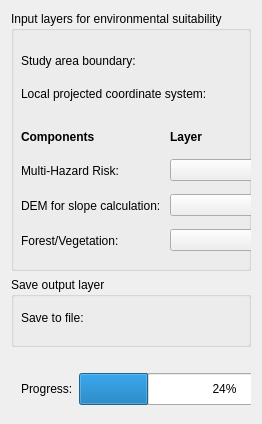
   <widget class="QWidget" name="environmental_suitability">
    <layout class="QVBoxLayout" name="environment_vlayout">
     <item>
      <widget class="QGroupBox" name="groupbox_rasters_2">
       <property name="minimumSize">
        <size>
         <width>0</width>
         <height>260</height>
        </size>
       </property>
       <property name="title">
        <string>Input layers for environmental suitability</string>
       </property>
       <widget class="QWidget" name="layoutWidget_3">
        <property name="geometry">
         <rect>
          <x>10</x>
          <y>30</y>
          <width>541</width>
          <height>71</height>
         </rect>
        </property>
        <layout class="QGridLayout" name="gridLayout_13">
         <item row="0" column="0">
          <widget class="QLabel" name="label_30">
           <property name="text">
            <string>Study area boundary: </string>
           </property>
          </widget>
         </item>
         <item row="0" column="1">
          <widget class="QgsMapLayerComboBox" name="env_map_layer_cmb_bx_boundary">
           <property name="iconSize">
            <size>
             <width>16</width>
             <height>16</height>
            </size>
           </property>
          </widget>
         </item>
         <item row="1" column="0">
          <widget class="QLabel" name="label_env_crs">
           <property name="text">
            <string>Local projected coordinate system:</string>
           </property>
          </widget>
         </item>
         <item row="1" column="1">
          <widget class="QgsProjectionSelectionWidget" name="env_crs_widget" native="true">
           <property name="sizePolicy">
            <sizepolicy hsizetype="Preferred" vsizetype="Fixed">
             <horstretch>0</horstretch>
             <verstretch>0</verstretch>
            </sizepolicy>
           </property>
          </widget>
         </item>
        </layout>
       </widget>
       <widget class="QWidget" name="gridLayoutWidget_3">
        <property name="geometry">
         <rect>
          <x>10</x>
          <y>110</y>
          <width>541</width>
          <height>141</height>
         </rect>
        </property>
        <layout class="QGridLayout" name="gridLayout_2">
         <item row="0" column="2">
          <widget class="QLabel" name="label_32">
           <property name="sizePolicy">
            <sizepolicy hsizetype="Preferred" vsizetype="Fixed">
             <horstretch>0</horstretch>
             <verstretch>0</verstretch>
            </sizepolicy>
           </property>
           <property name="minimumSize">
            <size>
             <width>0</width>
             <height>20</height>
            </size>
           </property>
           <property name="font">
            <font>
             <weight>75</weight>
             <bold>true</bold>
            </font>
           </property>
           <property name="text">
            <string>Layer</string>
           </property>
          </widget>
         </item>
         <item row="2" column="0">
          <widget class="QLabel" name="label_26">
           <property name="text">
            <string>DEM for slope calculation: </string>
           </property>
          </widget>
         </item>
         <item row="0" column="0">
          <widget class="QLabel" name="label_31">
           <property name="sizePolicy">
            <sizepolicy hsizetype="Preferred" vsizetype="Fixed">
             <horstretch>0</horstretch>
             <verstretch>0</verstretch>
            </sizepolicy>
           </property>
           <property name="minimumSize">
            <size>
             <width>0</width>
             <height>20</height>
            </size>
           </property>
           <property name="font">
            <font>
             <weight>75</weight>
             <bold>true</bold>
            </font>
           </property>
           <property name="text">
            <string>Components</string>
           </property>
          </widget>
         </item>
         <item row="1" column="0">
          <widget class="QLabel" name="label_28">
           <property name="text">
            <string>Multi-Hazard Risk: </string>
           </property>
          </widget>
         </item>
         <item row="0" column="3">
          <widget class="QLabel" name="label_29">
           <property name="sizePolicy">
            <sizepolicy hsizetype="Fixed" vsizetype="Fixed">
             <horstretch>0</horstretch>
             <verstretch>0</verstretch>
            </sizepolicy>
           </property>
           <property name="minimumSize">
            <size>
             <width>60</width>
             <height>20</height>
            </size>
           </property>
           <property name="font">
            <font>
             <weight>75</weight>
             <bold>true</bold>
            </font>
           </property>
           <property name="text">
            <string>Weight</string>
           </property>
           <property name="alignment">
            <set>Qt::AlignLeading|Qt::AlignLeft|Qt::AlignVCenter</set>
           </property>
          </widget>
         </item>
         <item row="1" column="3">
          <widget class="QgsDoubleSpinBox" name="env_dbl_spn_bx_hri_weight">
           <property name="sizePolicy">
            <sizepolicy hsizetype="Fixed" vsizetype="Fixed">
             <horstretch>0</horstretch>
             <verstretch>0</verstretch>
            </sizepolicy>
           </property>
           <property name="maximumSize">
            <size>
             <width>60</width>
             <height>16777215</height>
            </size>
           </property>
           <property name="suffix">
            <string> %</string>
           </property>
           <property name="decimals">
            <number>1</number>
           </property>
          </widget>
         </item>
         <item row="2" column="3">
          <widget class="QgsDoubleSpinBox" name="env_dbl_spn_bx_dem_weight">
           <property name="sizePolicy">
            <sizepolicy hsizetype="Fixed" vsizetype="Fixed">
             <horstretch>0</horstretch>
             <verstretch>0</verstretch>
            </sizepolicy>
           </property>
           <property name="maximumSize">
            <size>
             <width>60</width>
             <height>16777215</height>
            </size>
           </property>
           <property name="suffix">
            <string> %</string>
           </property>
           <property name="decimals">
            <number>1</number>
           </property>
          </widget>
         </item>
         <item row="3" column="0">
          <widget class="QLabel" name="label_25">
           <property name="text">
            <string>Forest/Vegetation: </string>
           </property>
          </widget>
         </item>
         <item row="3" column="3">
          <widget class="QgsDoubleSpinBox" name="env_dbl_spn_bx_forest_weight">
           <property name="sizePolicy">
            <sizepolicy hsizetype="Fixed" vsizetype="Fixed">
             <horstretch>0</horstretch>
             <verstretch>0</verstretch>
            </sizepolicy>
           </property>
           <property name="maximumSize">
            <size>
             <width>60</width>
             <height>16777215</height>
            </size>
           </property>
           <property name="suffix">
            <string> %</string>
           </property>
           <property name="decimals">
            <number>1</number>
           </property>
          </widget>
         </item>
         <item row="1" column="2">
          <widget class="QgsMapLayerComboBox" name="env_map_layer_cmb_bx_hri">
           <property name="sizePolicy">
            <sizepolicy hsizetype="MinimumExpanding" vsizetype="Fixed">
             <horstretch>0</horstretch>
             <verstretch>0</verstretch>
            </sizepolicy>
           </property>
           <property name="minimumSize">
            <size>
             <width>260</width>
             <height>0</height>
            </size>
           </property>
           <property name="iconSize">
            <size>
             <width>16</width>
             <height>16</height>
            </size>
           </property>
          </widget>
         </item>
         <item row="2" column="2">
          <widget class="QgsMapLayerComboBox" name="env_map_layer_cmb_bx_dem">
           <property name="sizePolicy">
            <sizepolicy hsizetype="MinimumExpanding" vsizetype="Fixed">
             <horstretch>0</horstretch>
             <verstretch>0</verstretch>
            </sizepolicy>
           </property>
           <property name="minimumSize">
            <size>
             <width>260</width>
             <height>0</height>
            </size>
           </property>
           <property name="iconSize">
            <size>
             <width>16</width>
             <height>16</height>
            </size>
           </property>
          </widget>
         </item>
         <item row="3" column="2">
          <widget class="QgsMapLayerComboBox" name="env_map_layer_cmb_bx_forest">
           <property name="sizePolicy">
            <sizepolicy hsizetype="MinimumExpanding" vsizetype="Fixed">
             <horstretch>0</horstretch>
             <verstretch>0</verstretch>
            </sizepolicy>
           </property>
           <property name="minimumSize">
            <size>
             <width>260</width>
             <height>0</height>
            </size>
           </property>
           <property name="iconSize">
            <size>
             <width>16</width>
             <height>16</height>
            </size>
           </property>
          </widget>
         </item>
        </layout>
       </widget>
      </widget>
     </item>
     <item>
      <widget class="QGroupBox" name="mGroupBox_5">
       <property name="minimumSize">
        <size>
         <width>0</width>
         <height>70</height>
        </size>
       </property>
       <property name="title">
        <string>Save output layer</string>
       </property>
       <widget class="QWidget" name="layoutWidget">
        <property name="geometry">
         <rect>
          <x>10</x>
          <y>20</y>
          <width>541</width>
          <height>41</height>
         </rect>
        </property>
        <layout class="QHBoxLayout" name="horizontalLayout_6">
         <item>
          <widget class="QLabel" name="label_24">
           <property name="text">
            <string>Save to file: </string>
           </property>
          </widget>
         </item>
         <item>
          <widget class="QgsFileWidget" name="env_file_wdgt_save_output" native="true">
           <property name="minimumSize">
            <size>
             <width>80</width>
             <height>35</height>
            </size>
           </property>
          </widget>
         </item>
        </layout>
       </widget>
      </widget>
     </item>
     <item>
      <spacer name="verticalSpacer_4">
       <property name="orientation">
        <enum>Qt::Vertical</enum>
       </property>
       <property name="sizeHint" stdset="0">
        <size>
         <width>20</width>
         <height>0</height>
        </size>
       </property>
      </spacer>
     </item>
     <item>
      <widget class="QFrame" name="mFrame_4">
       <property name="minimumSize">
        <size>
         <width>0</width>
         <height>60</height>
        </size>
       </property>
       <widget class="QWidget" name="horizontalLayoutWidget_3">
        <property name="geometry">
         <rect>
          <x>10</x>
          <y>20</y>
          <width>541</width>
          <height>32</height>
         </rect>
        </property>
        <layout class="QHBoxLayout" name="horizontalLayout_7">
         <item>
          <widget class="QLabel" name="label_98">
           <property name="text">
            <string>Progress:</string>
           </property>
          </widget>
         </item>
         <item>
          <widget class="QProgressBar" name="env_progress_bar">
           <property name="maximumSize">
            <size>
             <width>16777215</width>
             <height>120</height>
            </size>
           </property>
           <property name="value">
            <number>24</number>
           </property>
          </widget>
         </item>
         <item>
          <spacer name="horizontalSpacer_7">
           <property name="orientation">
            <enum>Qt::Horizontal</enum>
           </property>
           <property name="sizeType">
            <enum>QSizePolicy::Fixed</enum>
           </property>
           <property name="sizeHint" stdset="0">
            <size>
             <width>20</width>
             <height>20</height>
            </size>
           </property>
          </spacer>
         </item>
         <item>
          <widget class="QPushButton" name="env_btn_run">
           <property name="text">
            <string>Run</string>
           </property>
          </widget>
         </item>
         <item>
          <widget class="QPushButton" name="env_btn_close">
           <property name="text">
            <string>Close</string>
           </property>
          </widget>
         </item>
        </layout>
       </widget>
      </widget>
     </item>
    </layout>
   </widget>
